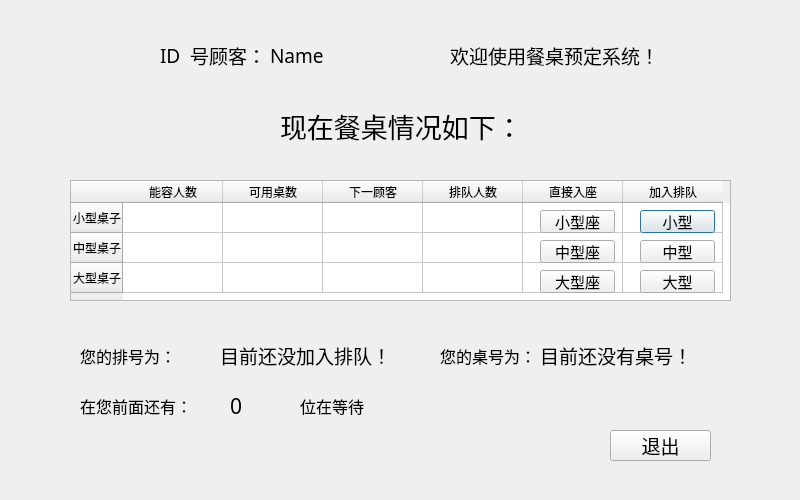
<?xml version="1.0" encoding="UTF-8"?>
<ui version="4.0">
 <class>customerView</class>
 <widget class="QDialog" name="customerView">
  <property name="geometry">
   <rect>
    <x>0</x>
    <y>0</y>
    <width>800</width>
    <height>500</height>
   </rect>
  </property>
  <property name="minimumSize">
   <size>
    <width>800</width>
    <height>500</height>
   </size>
  </property>
  <property name="maximumSize">
   <size>
    <width>800</width>
    <height>500</height>
   </size>
  </property>
  <property name="windowTitle">
   <string>Customer</string>
  </property>
  <widget class="QLabel" name="NameLabel">
   <property name="geometry">
    <rect>
     <x>190</x>
     <y>40</y>
     <width>81</width>
     <height>31</height>
    </rect>
   </property>
   <property name="font">
    <font>
     <family>微软雅黑</family>
     <pointsize>14</pointsize>
    </font>
   </property>
   <property name="text">
    <string>号顾客：</string>
   </property>
  </widget>
  <widget class="QLabel" name="Name">
   <property name="geometry">
    <rect>
     <x>270</x>
     <y>40</y>
     <width>151</width>
     <height>31</height>
    </rect>
   </property>
   <property name="font">
    <font>
     <family>微软雅黑</family>
     <pointsize>14</pointsize>
    </font>
   </property>
   <property name="text">
    <string>Name</string>
   </property>
  </widget>
  <widget class="QLabel" name="welcomeLabel">
   <property name="geometry">
    <rect>
     <x>450</x>
     <y>40</y>
     <width>231</width>
     <height>31</height>
    </rect>
   </property>
   <property name="font">
    <font>
     <family>微软雅黑</family>
     <pointsize>14</pointsize>
    </font>
   </property>
   <property name="text">
    <string>欢迎使用餐桌预定系统！</string>
   </property>
  </widget>
  <widget class="QLabel" name="currentLabel">
   <property name="geometry">
    <rect>
     <x>280</x>
     <y>100</y>
     <width>271</width>
     <height>51</height>
    </rect>
   </property>
   <property name="font">
    <font>
     <family>微软雅黑</family>
     <pointsize>20</pointsize>
    </font>
   </property>
   <property name="text">
    <string>现在餐桌情况如下：</string>
   </property>
  </widget>
  <widget class="QTableWidget" name="tableWidget">
   <property name="geometry">
    <rect>
     <x>70</x>
     <y>180</y>
     <width>661</width>
     <height>121</height>
    </rect>
   </property>
   <row>
    <property name="text">
     <string>小型桌子</string>
    </property>
   </row>
   <row>
    <property name="text">
     <string>中型桌子</string>
    </property>
   </row>
   <row>
    <property name="text">
     <string>大型桌子</string>
    </property>
   </row>
   <column>
    <property name="text">
     <string>能容人数</string>
    </property>
   </column>
   <column>
    <property name="text">
     <string>可用桌数</string>
    </property>
   </column>
   <column>
    <property name="text">
     <string>下一顾客</string>
    </property>
   </column>
   <column>
    <property name="text">
     <string>排队人数</string>
    </property>
   </column>
   <column>
    <property name="text">
     <string>直接入座</string>
    </property>
   </column>
   <column>
    <property name="text">
     <string>加入排队</string>
    </property>
   </column>
  </widget>
  <widget class="QLabel" name="NumLabel">
   <property name="geometry">
    <rect>
     <x>80</x>
     <y>340</y>
     <width>111</width>
     <height>31</height>
    </rect>
   </property>
   <property name="font">
    <font>
     <family>微软雅黑</family>
     <pointsize>12</pointsize>
    </font>
   </property>
   <property name="text">
    <string>您的排号为：</string>
   </property>
  </widget>
  <widget class="QLabel" name="Num">
   <property name="geometry">
    <rect>
     <x>220</x>
     <y>330</y>
     <width>171</width>
     <height>51</height>
    </rect>
   </property>
   <property name="font">
    <font>
     <family>微软雅黑</family>
     <pointsize>14</pointsize>
    </font>
   </property>
   <property name="text">
    <string>目前还没加入排队！</string>
   </property>
  </widget>
  <widget class="QLabel" name="FrontLabel">
   <property name="geometry">
    <rect>
     <x>80</x>
     <y>390</y>
     <width>111</width>
     <height>31</height>
    </rect>
   </property>
   <property name="font">
    <font>
     <family>微软雅黑</family>
     <pointsize>12</pointsize>
    </font>
   </property>
   <property name="text">
    <string>在您前面还有：</string>
   </property>
  </widget>
  <widget class="QLabel" name="People">
   <property name="geometry">
    <rect>
     <x>230</x>
     <y>390</y>
     <width>31</width>
     <height>31</height>
    </rect>
   </property>
   <property name="font">
    <font>
     <family>微软雅黑</family>
     <pointsize>16</pointsize>
    </font>
   </property>
   <property name="text">
    <string>0</string>
   </property>
  </widget>
  <widget class="QLabel" name="cL2">
   <property name="geometry">
    <rect>
     <x>300</x>
     <y>390</y>
     <width>71</width>
     <height>31</height>
    </rect>
   </property>
   <property name="font">
    <font>
     <family>微软雅黑</family>
     <pointsize>12</pointsize>
    </font>
   </property>
   <property name="text">
    <string>位在等待</string>
   </property>
  </widget>
  <widget class="QPushButton" name="Small">
   <property name="geometry">
    <rect>
     <x>640</x>
     <y>210</y>
     <width>75</width>
     <height>23</height>
    </rect>
   </property>
   <property name="font">
    <font>
     <family>微软雅黑</family>
     <pointsize>11</pointsize>
    </font>
   </property>
   <property name="text">
    <string>小型</string>
   </property>
  </widget>
  <widget class="QPushButton" name="Medium">
   <property name="geometry">
    <rect>
     <x>640</x>
     <y>240</y>
     <width>75</width>
     <height>23</height>
    </rect>
   </property>
   <property name="font">
    <font>
     <family>微软雅黑</family>
     <pointsize>11</pointsize>
    </font>
   </property>
   <property name="text">
    <string>中型</string>
   </property>
  </widget>
  <widget class="QPushButton" name="Large">
   <property name="geometry">
    <rect>
     <x>640</x>
     <y>270</y>
     <width>75</width>
     <height>23</height>
    </rect>
   </property>
   <property name="font">
    <font>
     <family>微软雅黑</family>
     <pointsize>11</pointsize>
    </font>
   </property>
   <property name="text">
    <string>大型</string>
   </property>
  </widget>
  <widget class="QLabel" name="ID">
   <property name="geometry">
    <rect>
     <x>160</x>
     <y>40</y>
     <width>61</width>
     <height>31</height>
    </rect>
   </property>
   <property name="font">
    <font>
     <family>微软雅黑</family>
     <pointsize>14</pointsize>
    </font>
   </property>
   <property name="text">
    <string>ID</string>
   </property>
  </widget>
  <widget class="QPushButton" name="Exit1Button">
   <property name="geometry">
    <rect>
     <x>610</x>
     <y>430</y>
     <width>101</width>
     <height>31</height>
    </rect>
   </property>
   <property name="font">
    <font>
     <family>微软雅黑</family>
     <pointsize>14</pointsize>
    </font>
   </property>
   <property name="text">
    <string>退出</string>
   </property>
  </widget>
  <widget class="QPushButton" name="smallIn">
   <property name="geometry">
    <rect>
     <x>540</x>
     <y>210</y>
     <width>75</width>
     <height>23</height>
    </rect>
   </property>
   <property name="font">
    <font>
     <family>微软雅黑</family>
     <pointsize>11</pointsize>
    </font>
   </property>
   <property name="text">
    <string>小型座</string>
   </property>
  </widget>
  <widget class="QPushButton" name="mediumIn">
   <property name="geometry">
    <rect>
     <x>540</x>
     <y>240</y>
     <width>75</width>
     <height>23</height>
    </rect>
   </property>
   <property name="font">
    <font>
     <family>微软雅黑</family>
     <pointsize>11</pointsize>
    </font>
   </property>
   <property name="text">
    <string>中型座</string>
   </property>
  </widget>
  <widget class="QPushButton" name="largeIn">
   <property name="geometry">
    <rect>
     <x>540</x>
     <y>270</y>
     <width>75</width>
     <height>23</height>
    </rect>
   </property>
   <property name="font">
    <font>
     <family>微软雅黑</family>
     <pointsize>11</pointsize>
    </font>
   </property>
   <property name="text">
    <string>大型座</string>
   </property>
  </widget>
  <widget class="QLabel" name="label">
   <property name="geometry">
    <rect>
     <x>440</x>
     <y>340</y>
     <width>121</width>
     <height>31</height>
    </rect>
   </property>
   <property name="font">
    <font>
     <family>微软雅黑</family>
     <pointsize>12</pointsize>
    </font>
   </property>
   <property name="text">
    <string>您的桌号为：</string>
   </property>
  </widget>
  <widget class="QLabel" name="TableNum">
   <property name="geometry">
    <rect>
     <x>540</x>
     <y>340</y>
     <width>161</width>
     <height>31</height>
    </rect>
   </property>
   <property name="font">
    <font>
     <family>微软雅黑</family>
     <pointsize>14</pointsize>
    </font>
   </property>
   <property name="text">
    <string>目前还没有桌号！</string>
   </property>
  </widget>
 </widget>
 <resources/>
 <connections>
  <connection>
   <sender>Exit1Button</sender>
   <signal>clicked()</signal>
   <receiver>customerView</receiver>
   <slot>close()</slot>
   <hints>
    <hint type="sourcelabel">
     <x>660</x>
     <y>445</y>
    </hint>
    <hint type="destinationlabel">
     <x>399</x>
     <y>249</y>
    </hint>
   </hints>
  </connection>
 </connections>
</ui>
